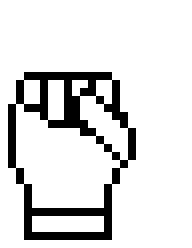
#> input picture assets/hands/source.gif, 24 x 31 px (shown 8 times larger)
$ python extract_hand_frames.py
#> lines starting #> are read from the running program, lines starting #| are printed output that depends on the picture
"""Rebuild the bundled PNG/SVG poses from the Wikimedia GIF (requires Pillow)."""
from pathlib import Path
from PIL import Image

ASSETS = Path(__file__).resolve().parent / 'assets' / 'hands'


def extract_frames():
    with Image.open(ASSETS / 'source.gif') as animation:
#> animation is the input picture: PIL image 24x31 P; mean R, G, B, A 60.3, 60.3, 60.3, 94.6
        if animation.n_frames != 32:
            raise ValueError('Expected 32 frames in the source GIF')
        for number in range(32):
            animation.seek(number)  # Pillow composites partial GIF frames correctly.
            frame = animation.convert('RGBA')
            bits = ''.join(str((number >> finger) & 1) for finger in range(5))
            for view, fill in [('F', (255, 255, 255)), ('B', (105, 119, 139))]:
                pose = frame.copy()
                for y in range(pose.height):
                    for x in range(pose.width):
                        r, g, b, a = pose.getpixel((x, y))
                        if a and r > 200 and g > 200 and b > 200:
                            pose.putpixel((x, y), (*fill, a))
                stem = ASSETS / f'{view}_{bits}'
                pose.save(stem.with_suffix('.png'))
                # Lossless vectorization: merge identical pixels into horizontal runs.
                runs = []
                for y in range(pose.height):
                    x = 0
                    while x < pose.width:
                        color = pose.getpixel((x, y))
                        end = x + 1
                        while end < pose.width and pose.getpixel((end, y)) == color:
                            end += 1
                        if color[3]:
                            rgb = '#%02x%02x%02x' % color[:3]
                            runs.append(f'<rect x="{x}" y="{y}" width="{end-x}" height="1" fill="{rgb}"/>')
                        x = end
                stem.with_suffix('.svg').write_text(
                    '<svg xmlns="http://www.w3.org/2000/svg" width="24" height="31" '
                    'viewBox="0 0 24 31" shape-rendering="crispEdges">'
                    + ''.join(runs) + '</svg>', encoding='utf-8')
#> this loop made 32 passes
#> pass 1, in extract_frames, `pose.save(stem.with_suffix('.png'))`:
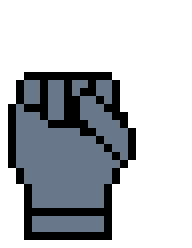
#> saved as B_00000.png: PIL image 24x31 RGBA (shown 8 times larger); mean R, G, B, A 24.8, 28.2, 32.9, 94.6; transparent parts drawn white
#> pass 2, in extract_frames, `frame = animation.convert('RGBA')`:
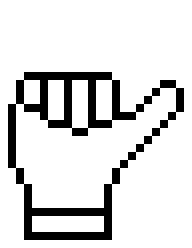
#> frame: PIL image 24x31 RGBA (shown 8 times larger); mean R, G, B, A 70.3, 70.3, 70.3, 106.2; transparent parts drawn white
#> pass 2, in extract_frames, `pose.save(stem.with_suffix('.png'))`:
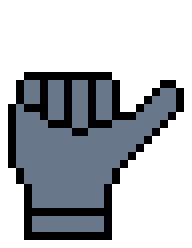
#> saved as B_10000.png: PIL image 24x31 RGBA (shown 8 times larger); mean R, G, B, A 28.9, 32.8, 38.3, 106.2; transparent parts drawn white
#> pass 3, in extract_frames, `frame = animation.convert('RGBA')`:
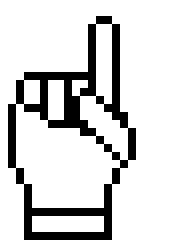
#> frame: PIL image 24x31 RGBA (shown 8 times larger); mean R, G, B, A 65.1, 65.1, 65.1, 103.9; transparent parts drawn white
#> after the loop:
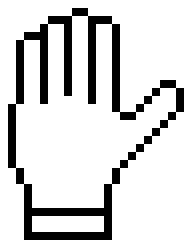
#> animation: PIL image 24x31 RGBA (shown 8 times larger); mean R, G, B, A 94.9, 94.9, 94.9, 135.7; transparent parts drawn white
#> after the loop:
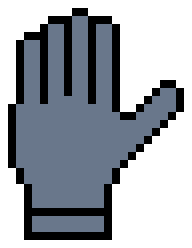
#> pose: PIL image 24x31 RGBA (shown 8 times larger); mean R, G, B, A 39.1, 44.3, 51.8, 135.7; transparent parts drawn white
    print('Extracted 32 poses; saved 64 SVGs and 64 PNGs including dark backhand variants.')


if __name__ == '__main__':
    extract_frames()
